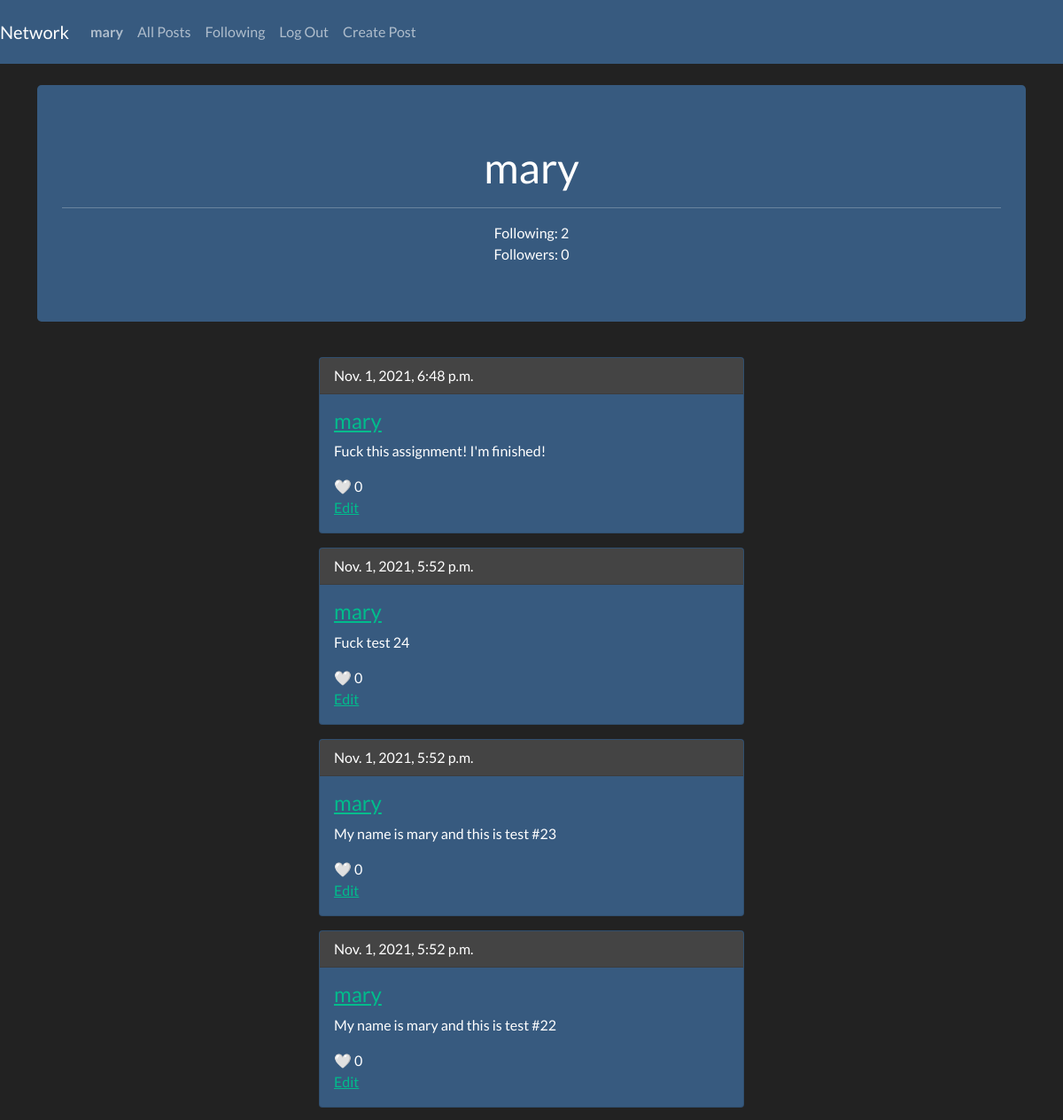
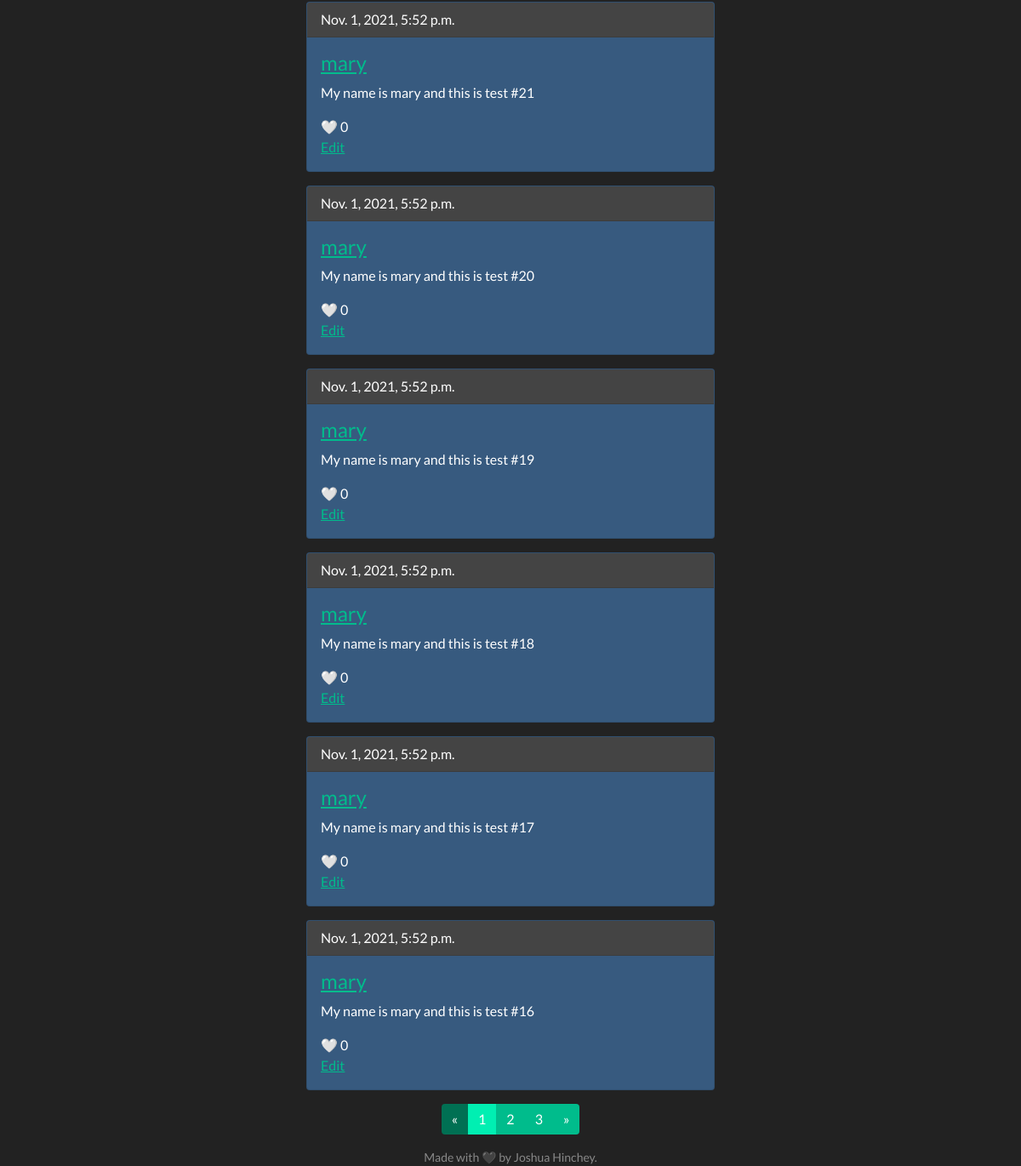
The app's page /profile/mary (signed in) with its own data (2 pictures, top to bottom).
### network/models.py (models this page shows)
class User(AbstractUser):
    following = models.ManyToManyField("self", related_name='follows', blank=True, symmetrical=False)
    def count_following(self):
        return self.following.count()
    def count_followers(self):
        return User.objects.filter(following=self).count()

class Post(models.Model):
    user = models.ForeignKey(User, on_delete=CASCADE)
    body = models.TextField(max_length=200, null=False)
    likes = models.ManyToManyField(User, related_name='likes', blank=True)
    timestamp = models.DateTimeField(default=timezone.now)
    def total_likes(self):
        return self.likes.count()

### network/views.py (the view)
# urls.py: path("profile/<str:username>", views.profile, name='profile'),
@login_required
def profile(request, username):
    user = request.user
    profile_owner = User.objects.get(username=username)
    follow_list = user.following.all()
    posts = Post.objects.filter(user=profile_owner).order_by('-timestamp')
    paginator = Paginator(posts, 10)
    page_number = request.GET.get('page')
    page_obj = paginator.get_page(page_number)
    following = None
    if profile_owner in follow_list:
        following = True
    return render(request, 'network/profile.html', {
        'profile_owner': profile_owner,
        'following': following,
        'page_obj': page_obj
    })

### network/templates/network/profile.html (shortened to what this page needs)
{% extends 'network/layout.html' %}
{% load static %}
{% block body %}
<div class="container py-4">
    <div class="p-3 mb-3 bg-primary rounded-3">
    <div class="container-fluid py-5 justify-content-center">
        <h1 class="mb-auto text-center">{{profile_owner.username}}</h1>
        <ul class="list-group text-center mb-auto" style="list-style: none;">
            <hr>
            <li>Following: {{profile_owner.count_following}}</li>
            <li>Followers: <span id="followersSpan">{{profile_owner.count_followers}}</span></li>
        </ul>
    </div>
    </div>
</div>
{% for post in page_obj %}
<div class="card text-white mb-3" style="max-width: 30rem; background-color: #375a7f;">
    <div class="card-header">{{ post.timestamp }}</div>
    <div class="card-body">
        <h4 class="card-title"><a href="{% url 'profile' post.user %}">{{ post.user }}</a></h4>
        <p class="card-text" id="post{{ post.id }}body">{{ post.body }}</p>
        {% if user in post.likes.all %}
            <span id="likeSection{{post.id}}"><p class="card-text like" onclick="unlike({{post.id}})">&#129293; {{post.total_likes}}</p></span>
        {% else %}
            <span id="likeSection{{post.id}}"><p class="card-text like" onclick="like({{post.id}})">&#129293; {{post.total_likes}}</p></span>
        {% endif %}
        {% ifequal request.user post.user %}
            <a href="javascript:void(0)" onclick="editPost({{ post.id }})">Edit</a>
        {% endifequal %}
    </div>
</div>
{% endfor %}
<ul class="pagination justify-content-center">
{% if page_obj.has_previous %}
  <li class="page-item"><a class="page-link" href="?page={{ page_obj.previous_page_number }}">&laquo;</a></li>
{% else %}
  <li class="page-item disabled"><a class="page-link" href="#">&laquo;</a></li>
{% endif %}
{% for i in page_obj.paginator.page_range %}
  {% if page_obj.number == i %}
    <li class="page-item active"><span class="page-link">{{ i }}</span></li>
  {% else %}
    <li class="page-item"><a class="page-link" href="?page={{ i }}">{{ i }}</a></li>
  {% endif %}
{% endfor %}
{% if page_obj.has_next %}
  <li class="page-item"><a class="page-link" href="?page={{ page_obj.next_page_number }}">&raquo;</a></li>
{% else %}
  <li class="page-item disabled"><span class="page-link">&raquo;</span></li>
{% endif %}
</ul>
{% endblock %}

### network/templates/network/layout.html (shortened to what this page needs)
{% load static %}
<!DOCTYPE html>
<html lang="en">
    <head>
        <link href="https://cdn.jsdelivr.net/npm/bootstrap@5.0.2/dist/css/bootstrap.min.css" rel="stylesheet">
        <link rel="stylesheet" href="{% static 'network/bootstrap.min.css' %}">
        <link href="{% static 'network/styles.css' %}" rel="stylesheet">
    </head>
    <body>
        <nav class="navbar navbar-expand-sm navbar-dark navbar-color">
            <a class="navbar-brand mb-auto" href="{% url 'index' %}">Network</a>
            <div>
                <ul class="navbar-nav mr-auto">
                {% if user.is_authenticated %}
                    <li class="nav-item">
                        <a class="nav-link" href="{% url 'profile' request.user %}"><strong>{{ user.username }}</strong></a>
                    </li>
                {% endif %}
                    <li class="nav-item">
                        <a class="nav-link" href="{% url 'index' %}">All Posts</a>
                    </li>
                {% if user.is_authenticated %}
                    <li class="nav-item">
                        <a class="nav-link" href="{% url 'following' %}">Following</a>
                    </li>
                    <li class="nav-item">
                        <a class="nav-link" href="{% url 'logout' %}">Log Out</a>
                    </li>
                    <li class="nav-item">
                        <a class="nav-link" href="{% url 'create' %}">Create Post</a>
                    </li>
                {% endif %}
                </ul>
            </div>
          </nav>
        <div class="body">
            {% block body %}
            {% endblock %}
        </div>
        <footer class="small text-center text-muted">
            Made with &#128420; by Joshua Hinchey.
        </footer>
    </body>
</html>

### network/static/network/styles.css (style rules this page uses)
:root { --bs-blue: #375a7f; --bs-indigo: #6610f2; --bs-purple: #6f42c1; --bs-pink: #e83e8c; --bs-red: #e74c3c; --bs-orange: #fd7e14; --bs-yellow: #f39c12; --bs-green: #00bc8c; --bs-teal: #20c997; --bs-cyan: #3498db; --bs-white: #fff; --bs-gray: #888; --bs-gray-dark: #303030; --bs-gray-100: #f8f9fa; --bs-gray-200: #ebebeb; --bs-gray-300: #dee2e6; --bs-gray-400: #ced4da; --bs-gray-500: #adb5bd; --bs-gray-600: #888; --bs-gray-700: #444; --bs-gray-800: #303030; --bs-gray-900: #222; --bs-primary: #375a7f; --bs-secondary: #444; --bs-success: #00bc8c; --bs-info: #3498db; --bs-warning: #f39c12; --bs-danger: #e74c3c; --bs-light: #adb5bd; --bs-dark: #303030; --bs-primary-rgb: 55, 90, 127; --bs-secondary-rgb: 68, 68, 68; --bs-success-rgb: 0, 188, 140; --bs-info-rgb: 52, 152, 219; --bs-warning-rgb: 243, 156, 18; --bs-danger-rgb: 231, 76, 60; --bs-light-rgb: 173, 181, 189; --bs-dark-rgb: 48, 48, 48; --bs-white-rgb: 255, 255, 255; --bs-black-rgb: 0, 0, 0; --bs-body-color-rgb: 255, 255, 255; --bs-body-bg-rgb: 34, 34, 34; --bs-font-sans-serif: Lato, -apple-system, BlinkMacSystemFont, "Segoe UI", Roboto, "Helvetica Neue", Arial, sans-serif, "Apple Color Emoji", "Segoe UI Emoji", "Segoe UI Symbol"; --bs-font-monospace: SFMono-Regular, Menlo, Monaco, Consolas, "Liberation Mono", "Courier New", monospace; --bs-gradient: linear-gradient(180deg, rgba(255, 255, 255, 0.15), rgba(255, 255, 255, 0)); --bs-body-font-family: var(--bs-font-sans-serif); --bs-body-font-size: 1rem; --bs-body-font-weight: 400; --bs-body-line-height: 1.5; --bs-body-color: #fff; --bs-body-bg: #222; }
body { margin: 0; font-family: var(--bs-body-font-family); font-size: var(--bs-body-font-size); font-weight: var(--bs-body-font-weight); line-height: var(--bs-body-line-height); color: var(--bs-body-color); text-align: var(--bs-body-text-align); background-color: var(--bs-body-bg); -webkit-text-size-adjust: 100%; -webkit-tap-highlight-color: rgba(0, 0, 0, 0); }
body { background-color: #222; }
.navbar-color { background-color: #375a7f; }
.bg-primary { background-color: #375a7f; }
.card { position: relative; display: -ms-flexbox; display: flex; -ms-flex-direction: column; flex-direction: column; min-width: 0; word-wrap: break-word; background-color: #303030; background-clip: border-box; border: 1px solid rgba(0, 0, 0, 0.125); border-radius: 0.25rem; margin-left: auto; margin-right: auto; }
.card-body { -ms-flex: 1 1 auto; flex: 1 1 auto; padding: 1rem 1rem; }
.card-title { margin-bottom: 0.5rem; }
.card-text:last-child { margin-bottom: 0; }
.card-header { padding: 0.5rem 1rem; margin-bottom: 0; background-color: #444; border-bottom: 1px solid rgba(0, 0, 0, 0.125); }
.card-header:first-child { border-radius: calc(0.25rem - 1px) calc(0.25rem - 1px) 0 0; }

### records on screen
User: username "mary", count_following "2", count_followers "0"
Post: timestamp "Nov. 1, 2021, 6:48 p.m.", user "mary", body "Fuck this assignment! I'm finished!", total_likes "0"
Post: timestamp "Nov. 1, 2021, 5:52 p.m.", user "mary", body "Fuck test 24", total_likes "0"
Post: timestamp "Nov. 1, 2021, 5:52 p.m.", user "mary", body "My name is mary and this is test #23", total_likes "0"
Post: timestamp "Nov. 1, 2021, 5:52 p.m.", user "mary", body "My name is mary and this is test #22", total_likes "0"
Post: timestamp "Nov. 1, 2021, 5:52 p.m.", user "mary", body "My name is mary and this is test #21", total_likes "0"
Post: timestamp "Nov. 1, 2021, 5:52 p.m.", user "mary", body "My name is mary and this is test #20", total_likes "0"
Post: timestamp "Nov. 1, 2021, 5:52 p.m.", user "mary", body "My name is mary and this is test #19", total_likes "0"
Post: timestamp "Nov. 1, 2021, 5:52 p.m.", user "mary", body "My name is mary and this is test #18", total_likes "0"
Post: timestamp "Nov. 1, 2021, 5:52 p.m.", user "mary", body "My name is mary and this is test #17", total_likes "0"
Post: timestamp "Nov. 1, 2021, 5:52 p.m.", user "mary", body "My name is mary and this is test #16", total_likes "0"

### other values on screen
{{ i }} "1"
{{ i }} "2" "3"
